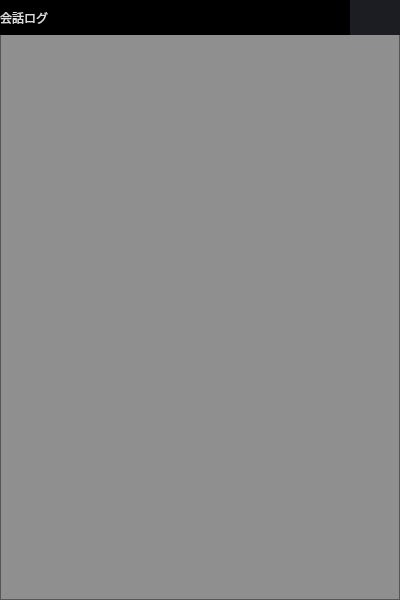
<?xml version="1.0" encoding="UTF-8"?>
<ui version="4.0">
 <class>LogPopup</class>
 <widget class="QWidget" name="LogPopup">
  <property name="geometry">
   <rect>
    <x>0</x>
    <y>0</y>
    <width>400</width>
    <height>600</height>
   </rect>
  </property>
  <property name="windowTitle">
   <string>Form</string>
  </property>
  <property name="styleSheet">
   <string notr="true"/>
  </property>
  <widget class="QFrame" name="listFrame">
   <property name="geometry">
    <rect>
     <x>0</x>
     <y>0</y>
     <width>400</width>
     <height>600</height>
    </rect>
   </property>
   <property name="styleSheet">
    <string notr="true">QFrame {
	background-color: rgba(0, 0, 0, 0.4);
}</string>
   </property>
   <property name="frameShape">
    <enum>QFrame::StyledPanel</enum>
   </property>
   <property name="frameShadow">
    <enum>QFrame::Raised</enum>
   </property>
  </widget>
  <widget class="QLabel" name="backgroundLabel">
   <property name="geometry">
    <rect>
     <x>0</x>
     <y>0</y>
     <width>400</width>
     <height>600</height>
    </rect>
   </property>
   <property name="text">
    <string/>
   </property>
   <property name="pixmap">
    <pixmap resource="files.qrc">:/image/images/backgrounds/log.jpg</pixmap>
   </property>
  </widget>
  <widget class="QListView" name="logList">
   <property name="geometry">
    <rect>
     <x>5</x>
     <y>35</y>
     <width>390</width>
     <height>560</height>
    </rect>
   </property>
   <property name="focusPolicy">
    <enum>Qt::NoFocus</enum>
   </property>
   <property name="styleSheet">
    <string notr="true">QListView {
	border-radius: 10px;
	background: transparent;
	color: rgb(220, 220, 220);
}
QListView::item{
	background-color: rgba(0, 0, 0, 0.5);
	padding: 4px;
	border: .3px solid white;
	border-radius: 10px;
	margin-top: 10px;
	color: white;
	font-size: 1.5em;
}
QListView::item:hover{
	background-color: rgba(0, 0, 0, 0.7);
}</string>
   </property>
   <property name="isWrapping" stdset="0">
    <bool>false</bool>
   </property>
   <property name="modelColumn">
    <number>0</number>
   </property>
   <property name="uniformItemSizes">
    <bool>false</bool>
   </property>
   <property name="wordWrap">
    <bool>true</bool>
   </property>
   <property name="selectionRectVisible">
    <bool>false</bool>
   </property>
  </widget>
  <widget class="QPushButton" name="exitButton">
   <property name="geometry">
    <rect>
     <x>350</x>
     <y>0</y>
     <width>50</width>
     <height>35</height>
    </rect>
   </property>
   <property name="styleSheet">
    <string notr="true">QPushButton {
	background-image: url(:/image/images/icons/cil-x.png);
	background-position: center;
	background-repeat: no-reperat;
	border: none;
	background-color: rgb(27, 29, 35);
}
QPushButton:hover {
	background-color: rgb(60, 60, 60);
}
QPushButton:pressed {
	background-color: rgb(85, 170, 255);
}</string>
   </property>
   <property name="text">
    <string/>
   </property>
   <property name="icon">
    <iconset resource="files.qrc">
     <normaloff>:/image/images/icons/cil-x.png</normaloff>:/image/images/icons/cil-x.png</iconset>
   </property>
  </widget>
  <widget class="QLabel" name="logScreenTitleLabel">
   <property name="geometry">
    <rect>
     <x>0</x>
     <y>0</y>
     <width>350</width>
     <height>35</height>
    </rect>
   </property>
   <property name="styleSheet">
    <string notr="true">QLabel {
	background-color: black;
	font: 75 12pt &quot;メイリオ&quot;;
	width: 350px;
	color: rgb(220, 220, 220);
}</string>
   </property>
   <property name="text">
    <string>会話ログ</string>
   </property>
  </widget>
  <zorder>backgroundLabel</zorder>
  <zorder>listFrame</zorder>
  <zorder>logList</zorder>
  <zorder>exitButton</zorder>
  <zorder>logScreenTitleLabel</zorder>
 </widget>
 <resources>
  <include location="files.qrc"/>
 </resources>
 <connections/>
</ui>
